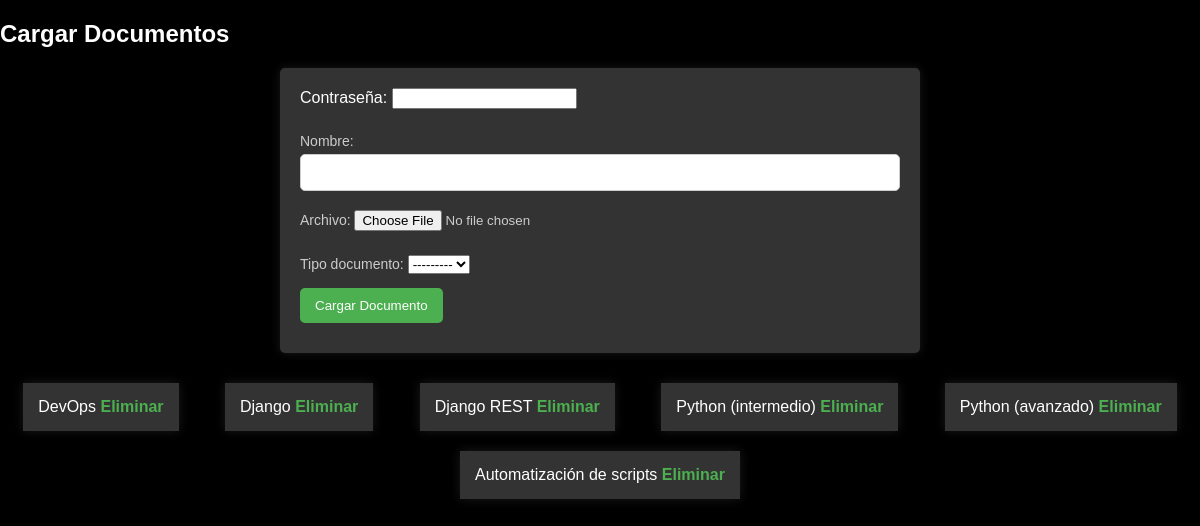
Screenshot of /cargar_documentos/ (signed in) with the database file from the repository.
### projects/models.py (models this page shows, shortened)
class Documento(models.Model):
    TIPO_DOCUMENTO_CHOICES = [
        ('pdf', 'PDF'),
        ('word', 'Word'),
        ('excel', 'Excel'),
    ]
    nombre = models.CharField(max_length=255)
    archivo = models.FileField(upload_to='documentos/')
    usuario = models.ForeignKey(User, on_delete=models.CASCADE)
    tipo_documento = models.CharField(max_length=10, choices=TIPO_DOCUMENTO_CHOICES)

### projects/views.py (the view)
# urls.py: path('cargar_documentos/', include('projects.urls')),
@login_required
def cargar_documentos(request):
    if request.method == 'POST':
        password = request.POST.get('password', '')
        if password == '100604':
            form = DocumentoForm(request.POST, request.FILES)
            if form.is_valid():
                documento = form.save(commit=False)
                documento.usuario = request.user
                documento.save()
                messages.success(request, 'Documento cargado exitosamente.')
                return redirect('cargar_documentos')
        else:
            messages.error(request, 'Contraseña incorrecta. No se pudo cargar el documento.')
    else:
        form = DocumentoForm()
    documentos = Documento.objects.all()
    return render(request, 'cargar_documentos.html', {'form': form, 'documentos': documentos})

### projects/forms.py
class DocumentoForm(forms.ModelForm):
    class Meta:
        model = Documento
        fields = ['nombre', 'archivo', 'tipo_documento']

### projects/templates/cargar_documentos.html (shortened to what this page needs)
<!DOCTYPE html>
<html lang="es">
<head>
    {% load static %}
</head>
<body>
    <div class="container">
        <h2>Cargar Documentos</h2>
        <form method="post" enctype="multipart/form-data">
            <label for="password">Contraseña:</label>
            <input type="password" name="password" required>
            {{ form.as_p }}
            <button type="submit">Cargar Documento</button>
        </form>
        <ul>
            {% for documento in documentos %}
                <li>
                    {{ documento.nombre }}
                    <a href="{% url 'eliminar_documento' documento.id %}">Eliminar</a>
                </li>
            {% endfor %}
        </ul>
    </div>
</body>
</html>

### projects/templates/cargar_documentos.html (style rules this page uses)
body { font-family: 'Arial', sans-serif; background-color: #000000; color: #fff; margin: 0; padding: 0; box-sizing: border-box; }
form { max-width: 600px; margin: 20px auto; padding: 20px; background-color: #333; box-shadow: 0 0 10px rgba(255, 255, 255, 0.1); border-radius: 5px; }
input, button { margin-bottom: 10px; }
input[type="text"], textarea { width: 100%; padding: 10px; margin: 5px 0; display: inline-block; border: 1px solid #ccc; box-sizing: border-box; border-radius: 5px; }
button { background-color: #4caf50; color: #fff; padding: 10px 15px; border: none; border-radius: 5px; cursor: pointer; }
ul { list-style-type: none; padding: 0; display: flex; flex-wrap: wrap; justify-content: space-around; }
li { background-color: #333; margin: 10px; padding: 15px; box-shadow: 0 0 10px rgba(255, 255, 255, 0.1); transition: transform 0.3s ease-in-out; max-width: 300px; }
p { color: #ccc; font-size: 14px; }
a { color: #4caf50; text-decoration: none; font-weight: bold; }

### rows the page displays
Documento: nombre "DevOps"
Documento: nombre "Django"
Documento: nombre "Django REST"
Documento: nombre "Python (intermedio)"
Documento: nombre "Python (avanzado)"
Documento: nombre "Automatización de scripts"
